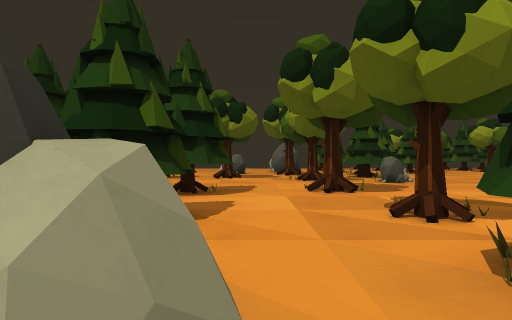
view 1 (above)

24 first-person views from a walk through a 3-D level made in the Godot game engine. The camera is 1.2 m above the floor, looks level and sees 75° across. The floor is counted in squares, 2 m on a side. Each view is taken from the middle of a square. On the plan, view 1 faces up. The plan holds only what a view shows up to about 10 squares ahead; the rest is blank. The place goes on beyond the plan.

view 2
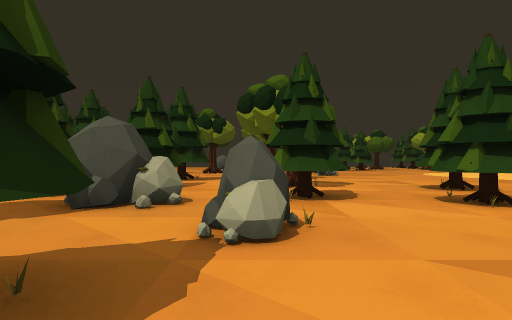

view 3
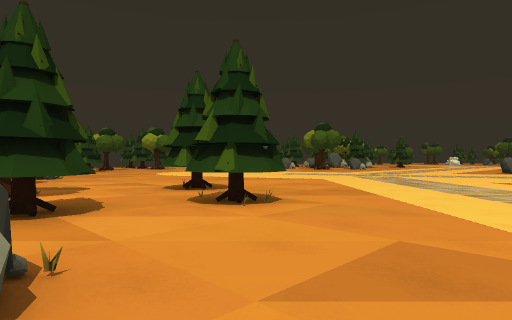

view 4
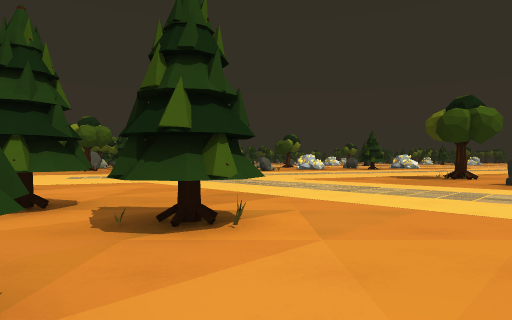

view 5
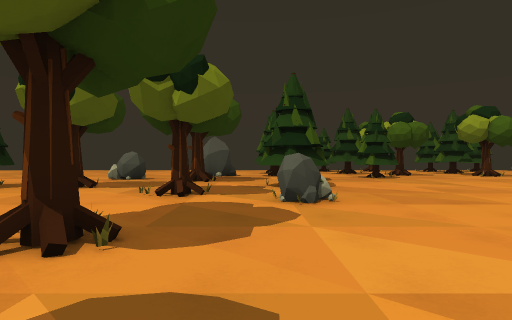

view 6
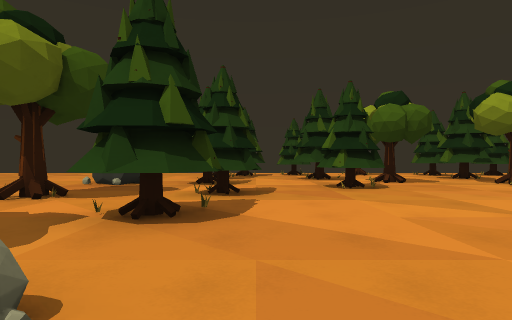

view 7
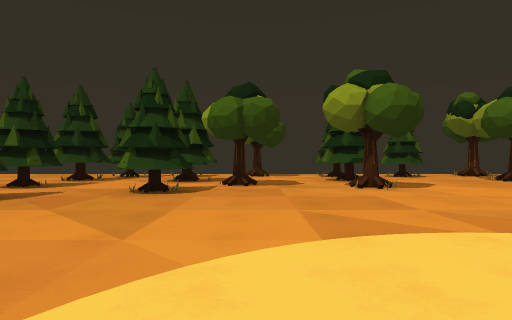

view 8
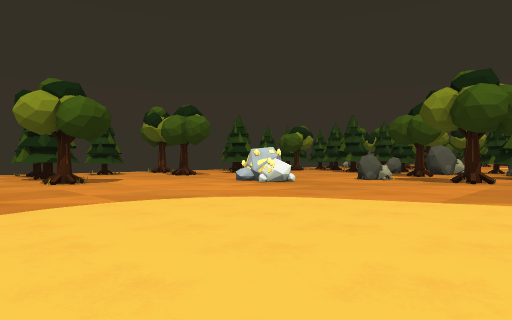

view 9
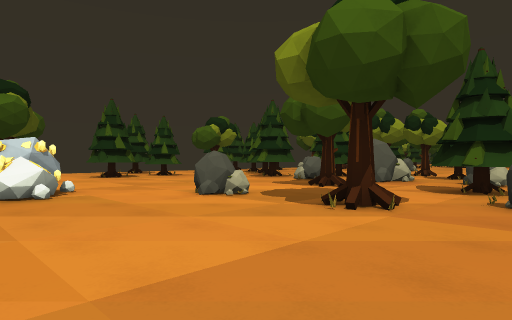

view 10
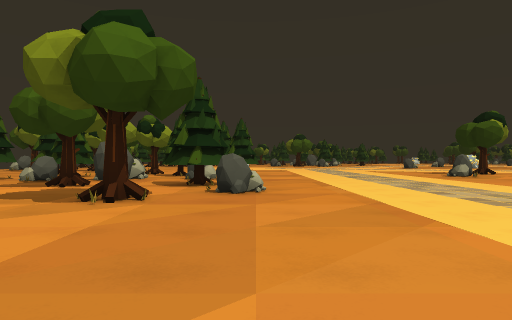

view 11
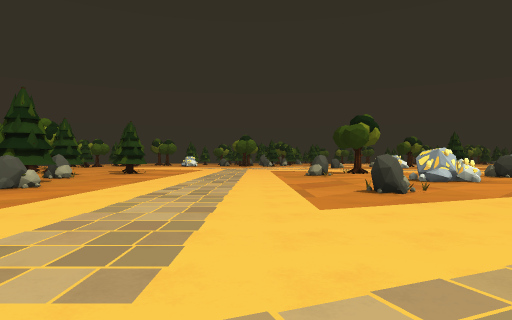

view 12
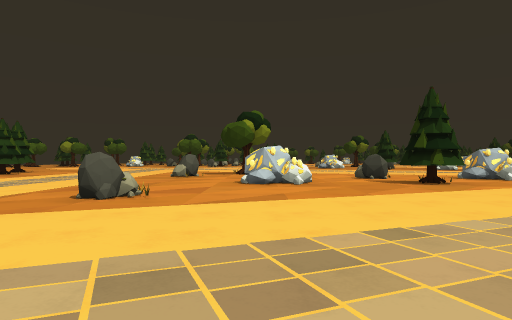

view 13
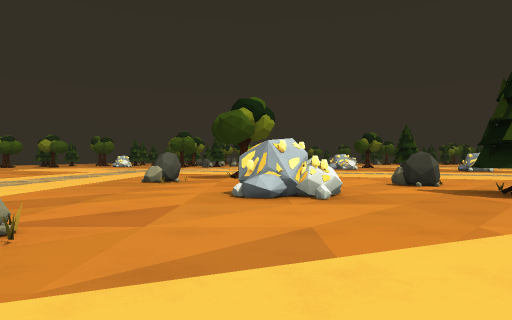

view 14
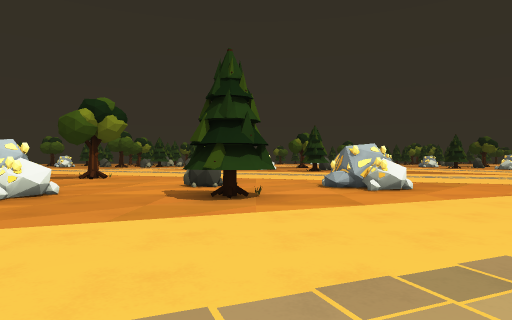

view 15
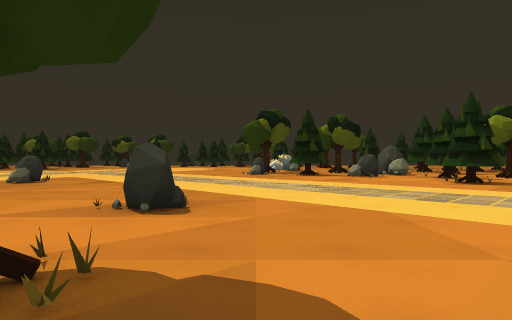

view 16
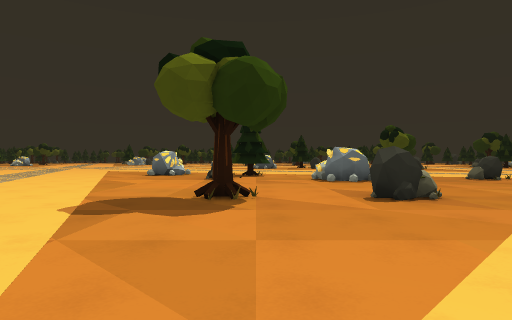

view 17
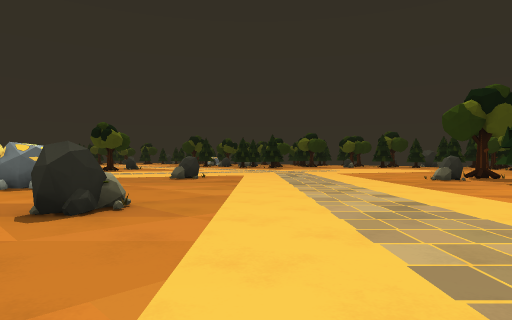

view 18
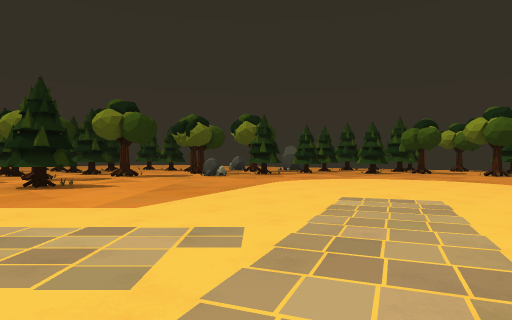

view 19
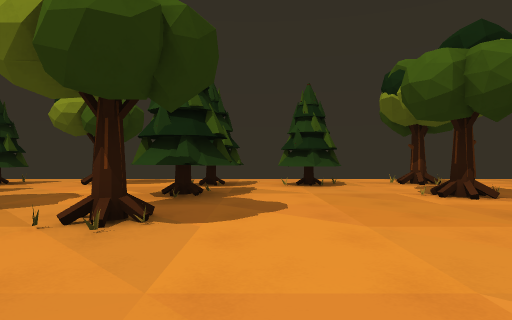

view 20
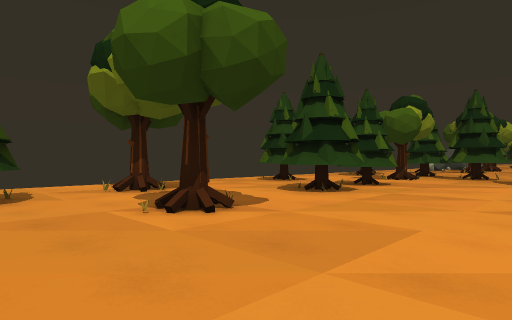

view 21
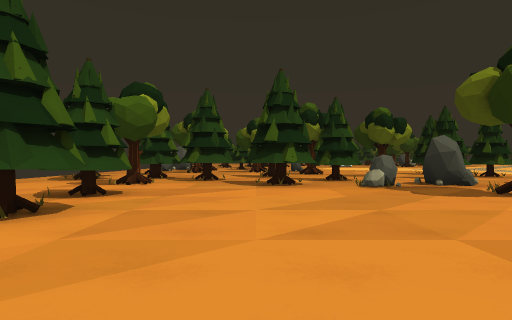

view 22
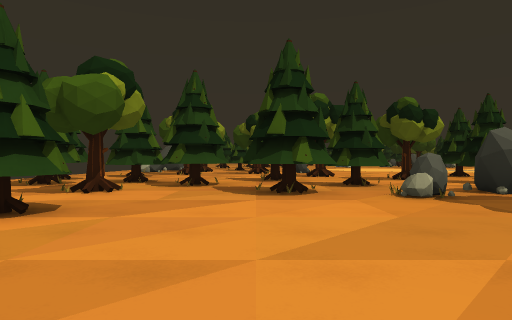

view 23
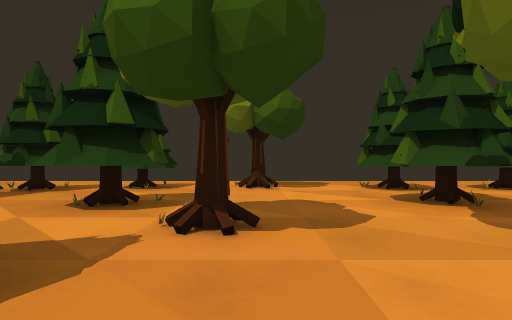

view 24
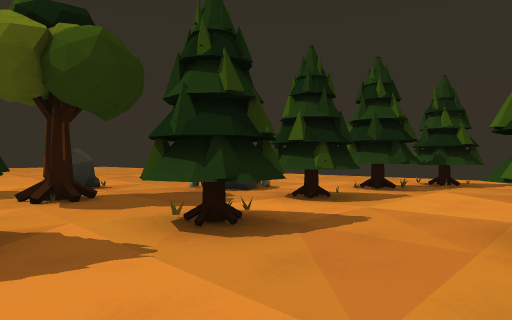

### Floor plan
Key: @ floor where view 1 was taken; # wall or solid block; x gap in a wall; . main floor; : floor 0.5 m higher than the main floor; / step, stairs or slope; = window, fence, low wall or low ledge; ^ raised ledge.
Columns run from 2 left of view 1 to 27 right of it. Each row starts with its distance up from view 1.
 23      ...... ........ ..
 22      ... #.#.......#....# ..
 21     ..####....#.#../....#...##
 20    ...##.....................#
 19    ..##..#...##......##x#..#.#
 18 ......x..#........#.........#.
 17 ... #x#....#................#
 16 ...##.#..#....#...........# .
 15 .........#................# ..
 14 .#....##..........#.........#.
 13 ...#..............^.......#.#.
 12  .....#..............#....x...
 11 x#....#.................#.##..
 10 ....#........................#
  9 ......#..............#..#.#..
  8  .......................#..
  7  .....................#...
  6  #..#........... ..........
  5  ..........................
  4 ##..#...................... ..
  3 ##.....#......................
  2 ....#..x......................
  1 x#xx#.##......................
  0 ..@...#........  .....#.....:
 -1 ...#...........   ....=.......
 -2  .#............  .............
 -3   #.....................##....
 -4  .......................##....
 -5  #............................
 -6   .........^..#...............
 -7    ................ ....##.#..
 -8     ....................##....
 -9      .........................
-10      .....................#^..
-11      .#.. ##.. ...... ....##

Where each view was taken, in squares from view 1:
view 1: 0 up, 0 right, facing up
view 2: 4 down, 1 right, facing up
view 3: 3 down, 1 right, facing up-right
view 4: 0 up, 1 right, facing right
view 5: 4 up, 3 right, facing up
view 6: 8 up, 5 right, facing up
view 7: 9 up, 9 right, facing up
view 8: 7 up, 9 right, facing up-right
view 9: 7 up, 15 right, facing up-right
view 10: 7 up, 14 right, facing right
view 11: 2 up, 13 right, facing right
view 12: 3 down, 14 right, facing right
view 13: 3 down, 17 right, facing right
view 14: 8 down, 17 right, facing right
view 15: 5 down, 13 right, facing left
view 16: 1 down, 11 right, facing down
view 17: 2 down, 10 right, facing down-left
view 18: 1 up, 14 right, facing up-left
view 19: 13 up, 13 right, facing up
view 20: 15 up, 14 right, facing up-right
view 21: 16 up, 16 right, facing right
view 22: 16 up, 18 right, facing right
view 23: 14 up, 9 right, facing up
view 24: 12 up, 7 right, facing up-left
